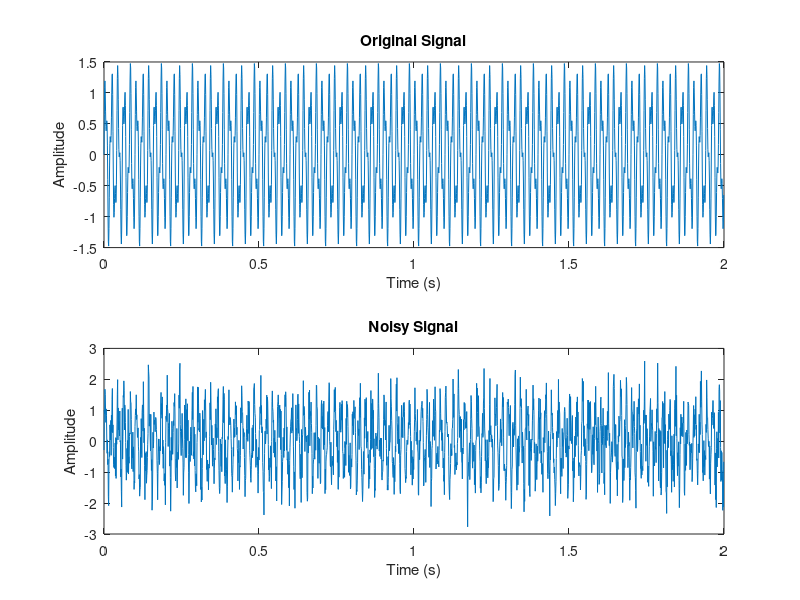

Write the MATLAB code that produced this figure. (Note: this script raises an error after producing the figure.)

% Multi-resolution analysis and denoising using Discrete Wavelet Transform (DWT)

fs = 1000;                     % Sampling frequency
t = 0:1/fs:2-1/fs;             % Time vector (2 seconds)

% Create a multi-frequency signal with noise
signal = sin(2*pi*50*t) + 0.5*sin(2*pi*120*t);
noisy_signal = signal + 0.5*randn(size(t));

%% Plot original and noisy signal
figure;
subplot(2,1,1);
plot(t, signal);
title('Original Signal');
xlabel('Time (s)'); ylabel('Amplitude');

subplot(2,1,2);
plot(t, noisy_signal);
title('Noisy Signal');
xlabel('Time (s)'); ylabel('Amplitude');

%% Perform Discrete Wavelet Transform
waveletName = 'db4';            % Daubechies 4 wavelet
level = 4;                       % Decomposition level

[C,L] = wavedec(noisy_signal, level, waveletName);

% Reconstruct signal (denoising)
thr = wthrmngr('dw1ddenoLVL','penalhi',C,L);  % Threshold using penalhi
denoised_signal = wdencmp('gbl',C,L,waveletName,level,thr,'s');

%% Plot denoised signal
figure;
plot(t, noisy_signal, 'r', 'DisplayName','Noisy Signal');
hold on;
plot(t, denoised_signal, 'b', 'DisplayName','Denoised Signal');
title('Wavelet Denoising');
xlabel('Time (s)'); ylabel('Amplitude');
legend;
